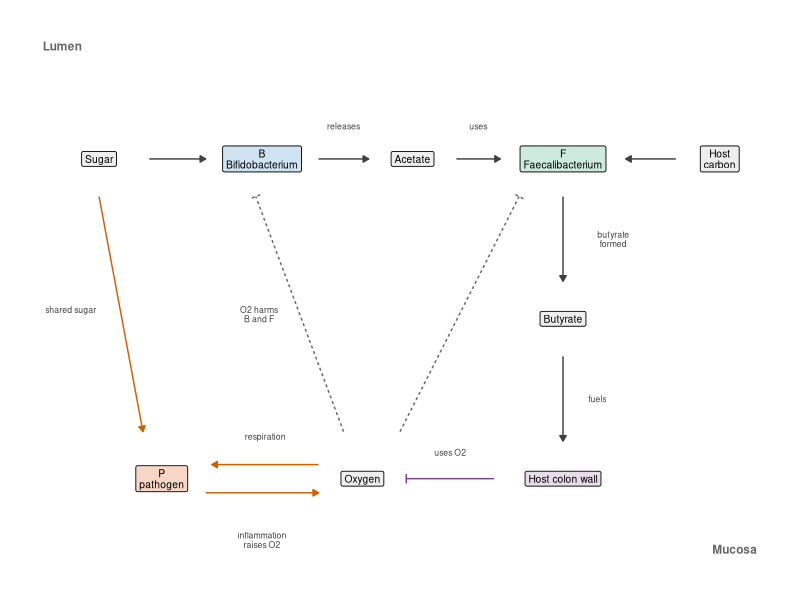
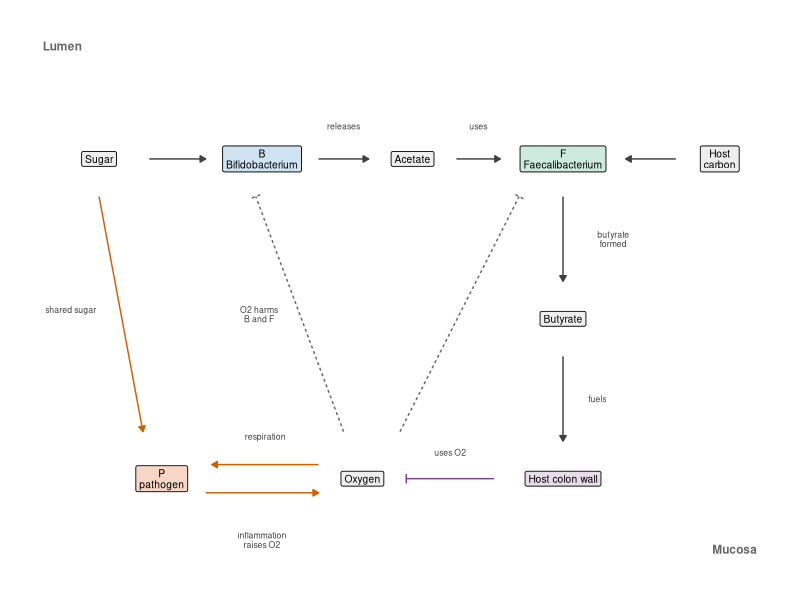

These figures' R source, in order:
suppressPackageStartupMessages({library(ggplot2);library(dplyr)})
nodes<-tribble(~x,~y,~lab,~fill,
 1.0,4.5,"Sugar","#EEEEEE", 3.6,4.5,"B\nBifidobacterium","#CFE3F3", 6.0,4.5,"Acetate","#EEEEEE", 8.4,4.5,"F\nFaecalibacterium","#CDEBDD",
 10.9,4.5,"Host\ncarbon","#EEEEEE", 8.4,2.8,"Butyrate","#EEEEEE", 8.4,1.1,"Host colon wall","#E8DCEB",
 5.2,1.1,"Oxygen","#EEEEEE", 2.0,1.1,"P\npathogen","#F6D6C5")
A<-function(x,y,xe,ye,lab=NULL,lx=NULL,ly=NULL,dash=FALSE,bar=FALSE,col="grey25") data.frame(x,y,xe,ye,lab=lab%||%NA,lx=lx%||%NA,ly=ly%||%NA,dash=dash,bar=bar,col=col)
`%||%`<-function(a,b) if(is.null(a)) b else a
e<-bind_rows(
 A(1.8,4.5,2.7,4.5), A(4.5,4.5,5.3,4.5,"releases",4.9,4.85), A(6.7,4.5,7.4,4.5,"uses",7.05,4.85),
 A(10.2,4.5,9.4,4.5), A(8.4,4.1,8.4,3.2,"butyrate\nformed",9.2,3.65), A(8.4,2.4,8.4,1.5,"fuels",8.95,1.95),
 A(7.3,1.1,5.9,1.1,"uses O2",6.6,1.38,bar=TRUE,col="#7B3F98"),
 A(4.5,1.25,2.8,1.25,"respiration",3.65,1.55,col="#D55E00"),
 A(2.7,0.95,4.5,0.95,"inflammation\nraises O2",3.6,0.45,col="#D55E00"),
 A(1.0,4.1,1.7,1.6,"shared sugar",0.55,2.9,col="#D55E00"),
 A(4.9,1.6,3.5,4.1,"O2 harms\nB and F",3.55,2.85,dash=TRUE,bar=TRUE,col="grey40"),
 A(5.8,1.6,7.7,4.1,NULL,dash=TRUE,bar=TRUE,col="grey40"))
p<-ggplot()+
 geom_segment(data=filter(e,!bar),aes(x=x,y=y,xend=xe,yend=ye,colour=col,linetype=dash),arrow=arrow(length=unit(.16,"cm"),type="closed"),linewidth=.5)+
 geom_segment(data=filter(e,bar),aes(x=x,y=y,xend=xe,yend=ye,colour=col,linetype=dash),arrow=arrow(length=unit(.12,"cm"),angle=90),linewidth=.5)+
 geom_text(data=filter(e,!is.na(lab)),aes(lx,ly,label=lab),size=2.2,colour="grey25",lineheight=.9)+
 geom_label(data=nodes,aes(x,y,label=lab,fill=fill),size=2.6,label.size=.3,label.padding=unit(.28,"lines"),lineheight=.9)+
 scale_fill_identity()+scale_colour_identity()+scale_linetype_manual(values=c(`FALSE`="solid",`TRUE`="22"),guide="none")+
 annotate("text",x=0.1,y=5.7,label="Lumen",hjust=0,size=3,fontface="bold",colour="grey40")+
 annotate("text",x=11.5,y=0.35,label="Mucosa",hjust=1,size=3,fontface="bold",colour="grey40")+
 coord_cartesian(xlim=c(0,11.6),ylim=c(0.1,5.9))+theme_void()
ggsave("fig1_scheme.png",p,width=7.2,height=4,dpi=300,bg="white");ggsave("fig1_scheme.pdf",p,width=7.2,height=4)
